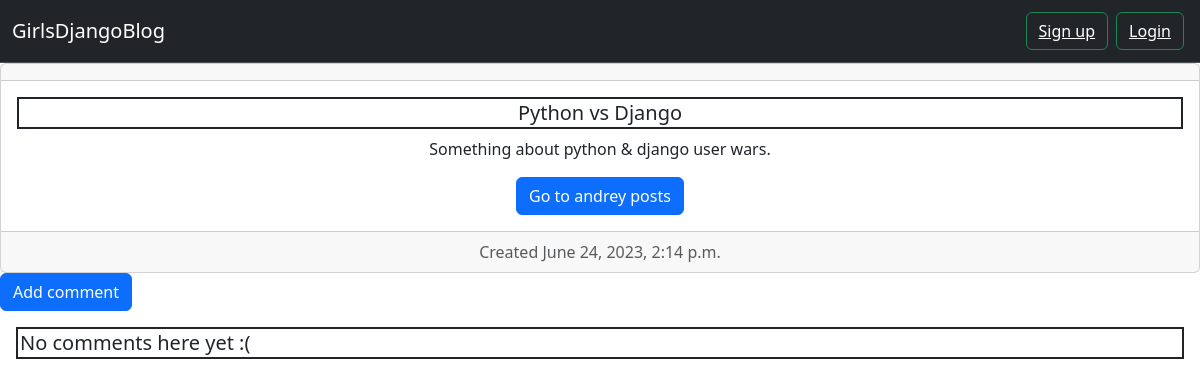
/post/1/, run on an earlier commit of the app's database.
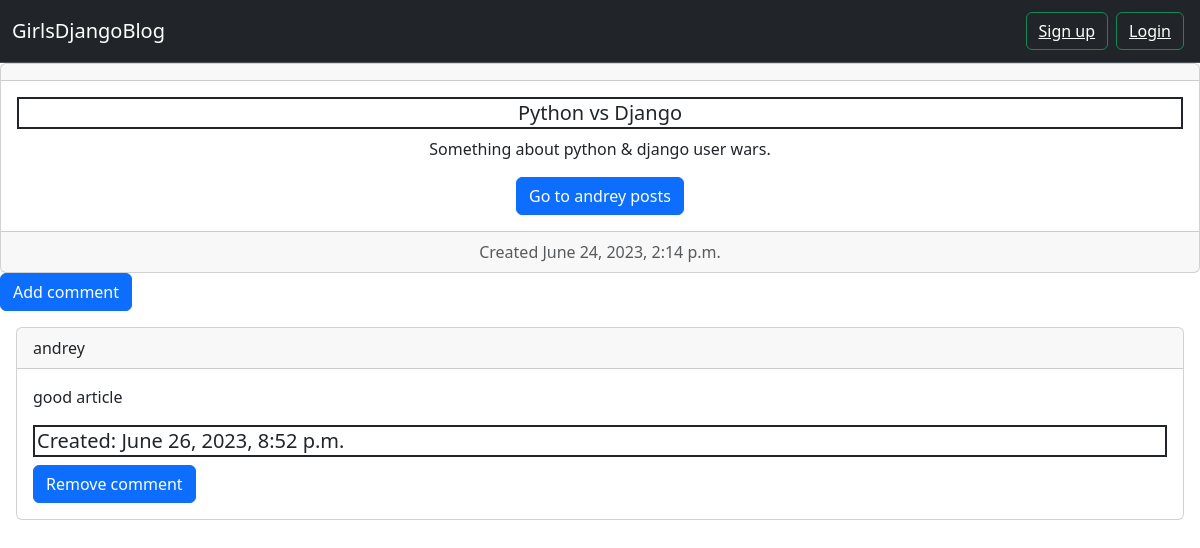
And on a later commit of the database.
### blog/models.py (models this page shows, shortened)
class Post(models.Model):
    author = models.ForeignKey(settings.AUTH_USER_MODEL, on_delete=models.CASCADE)
    title = models.CharField(max_length=200)
    text = models.TextField()
    created_date = models.DateTimeField(default=timezone.now)
    published_date = models.DateTimeField(blank=True, null=True)

class Comment(models.Model):
    post = models.ForeignKey('blog.Post', on_delete=models.CASCADE, related_name='comments')
    author = models.CharField(max_length=200)
    text = models.TextField()
    created_date = models.DateTimeField(default=timezone.now)
    approved_comment = models.BooleanField(default=False)

### blog/views.py (the view)
# urls.py: path('post/<int:pk>/', views.post_detail, name='post_detail'),
def post_detail(request, pk):
    post = get_object_or_404(Post, pk=pk)
    return render(request, 'blog/post_detail.html', {'post': post})

### blog/templates/blog/post_detail.html (shortened to what this page needs)
{% extends "blog/base.html" %}
{% block content %}
    <div class="card text-center">
  <div class="card-header">
  </div>
  <div class="card-body">
    <h5 class="card-title">{{ post.title }}</h5>
    <p class="card-text">{{ post.text }}</p>
    <a href="{% url 'posts_by_author' author=post.author %}" class="btn btn-primary">Go to {{ post.author }} posts</a>
  </div>
  <div class="card-footer text-body-secondary">
    Created {{ post.created_date }}
  </div>
</div>
    <a href="{% url 'add_post_comment' pk=post.pk %}" class="btn btn-primary">Add comment</a>
    {% if post.comments.all.count > 0 %}
    {% for i in post.comments.all %}
    <div class="card m-3">
  <div class="card-header">
    {{ i.author }}
  </div>
      <div class="card-body">
    <p class="card-text">{{ i.text }}</p>
    <h5 class="card-title">Created: {{ i.created_date }}</h5>
          <a href="{% url 'remove_comment' pk=i.pk %}" class="btn btn-primary">Remove comment</a>
  </div>
</div>
{% endfor %}
    {% else %}
        <h5 class="card-title m-3">No comments here yet :(</h5>
    {% endif %}
{% endblock %}

### blog/templates/blog/base.html (shortened to what this page needs)
{% load static %}
<!DOCTYPE html>
<html lang="en">
<head>
    <link href="https://cdn.jsdelivr.net/npm/bootstrap@5.3.0/dist/css/bootstrap.min.css" rel="stylesheet">
    <link rel="stylesheet" href="{% static 'css/blog.css' %}">
</head>
<body>
    <div>
        <nav class="navbar bg-dark border-bottom border-bottom-dark" data-bs-theme="dark">
  <div class="container-fluid">
    <a class="navbar-brand" href="{% url 'post_list' %}">GirlsDjangoBlog</a>
    <form class="d-flex" role="search">
        {% if user.is_authenticated %}
            <div class="badge bg-primary text-wrap" style="width: 6rem;">
  Hello, {{ user.username }}
</div>
            <button class="btn btn-outline-success" type="submit"><a href="{% url 'logout' %}" class="m-1">Log out</a></button>
      <button class="btn btn-outline-success" type="submit"><a href="{% url 'create_new_post' %}">Create Post</a></button>
            <button class="btn btn-outline-success" type="submit"><a href="{% url 'post_draft_list' %}">Post Draft List</a></button>
        {% else %}
            <button class="btn btn-outline-success m-1" type="submit"><a href="{% url 'signup' %}">Sign up</a></button>
            <button class="btn btn-outline-success m-1" type="submit"><a href="{% url 'login' %}">Login</a></button>
        {% endif %}
    </form>
  </div>
            </nav>
    </div>
    {% block content %}
    {% endblock %}
</body>
</html>

### blog/static/css/blog.css (style rules this page uses)
a { color: white; }
h5 { padding: 2px; border: 2px solid ; }

What changed in the data, as far as the page shows it:
added Comment: author "andrey", text "good article", created_date "June 26, 2023, 8:52 p.m."
Also different on the page:
text no longer shown: "No comments here yet :("
